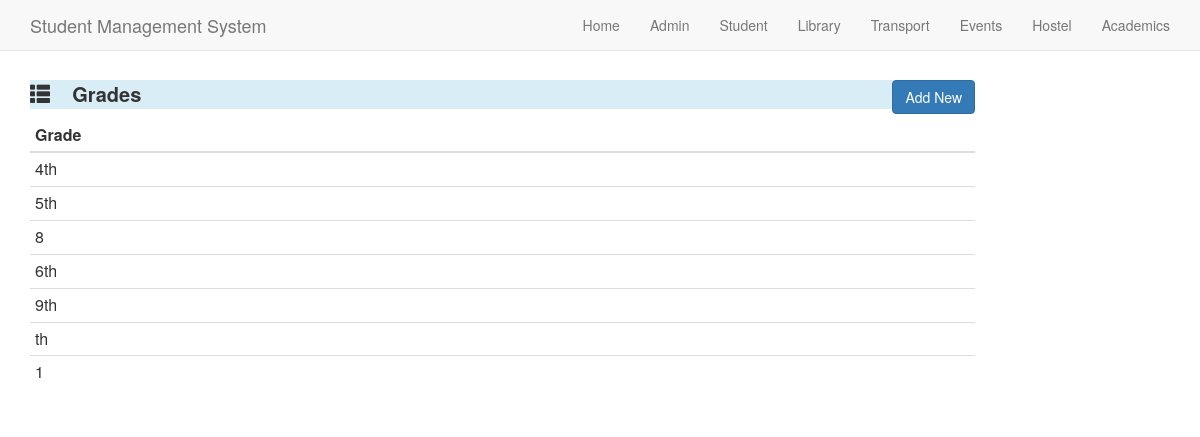
The app's page /grade/ with its own data.
### Student/models.py (models this page shows, shortened)
class Student_Grade(models.Model):
    Grade=models.CharField(max_length=15)

### Student/views.py (the view)
# urls.py: url(r'^grade/$',stdview.student_grade,name='std_grade'),
def student_grade(request):
    query =Student_Grade.objects.all()
    student_list = []
    for q in query:
        temp_dict = {}
        temp_dict['Grade']= q.Grade
        student_list.append(temp_dict)
    context_dict = {'query':student_list}
    return render(request,'grade.html',context_dict)

### Student/templates/grade.html (shortened to what this page needs)
<html>
<head>
	<link rel="stylesheet" href="https://maxcdn.bootstrapcdn.com/bootstrap/3.3.7/css/bootstrap.min.css">
</head>
<body >
{% block content %}
  <nav class="navbar navbar-default navbar-fixed-top">
    <div class="container">
      <div class="navbar-header">
        <a class="navbar-brand" href="index.html">Student Management System</a>
      </div>
      <div class="collapse navbar-collapse" id="myNavbar">
        <ul class="nav navbar-nav navbar-right">
          <li><a href="/">Home</a></li>
          <li><a href="/admin">Admin</a></li>
          <li><a href="/student">Student</a></li>
          <li><a href="/library">Library</a></li>
          <li><a href="/transport">Transport</a></li>
          <li><a href="/events">Events</a></li>
          <li><a href="/hostel">Hostel</a></li>
          <li><a href="/academics">Academics</a></li>
        </ul>
      </div>
    </div>
  </nav>
 <br><br>
 <br>
 <br>
<div class='container'>
	<div class='row'>
		<div class='col-md-10 pull-left'>
			<p class="bg-info" style='font-size:20px;font-weight:bold;'>
				<span class="glyphicon glyphicon-th-list"></span>
				&nbsp;&nbsp;
				Grades
			<a href="/addgrade" button type="button"   style="float: right" class="btn btn-primary">Add New</button></a>
		</p>
		</div>
	</div>
		<div class='row'>
		<div class='col-md-10 pull-left'>
		<table class="table table-condensed">
			<thead>
		<tr>
			<th>Grade</th>
		</tr>
			</thead>
			<tbody>
			{% for q in query %}
		<tr>
			<td>{{q.Grade}}</td>
		</tr>
		{% endfor %}
	</tbody>
	</table>
		</div>
	</div>
</div>
{% endblock %}

### records on screen
Student_Grade: Grade "4th"
Student_Grade: Grade "5th"
Student_Grade: Grade "6th"
Student_Grade: Grade "9th"
Student_Grade: Grade "th"

### other values on screen
{{ q.Grade }} "8" "1"
